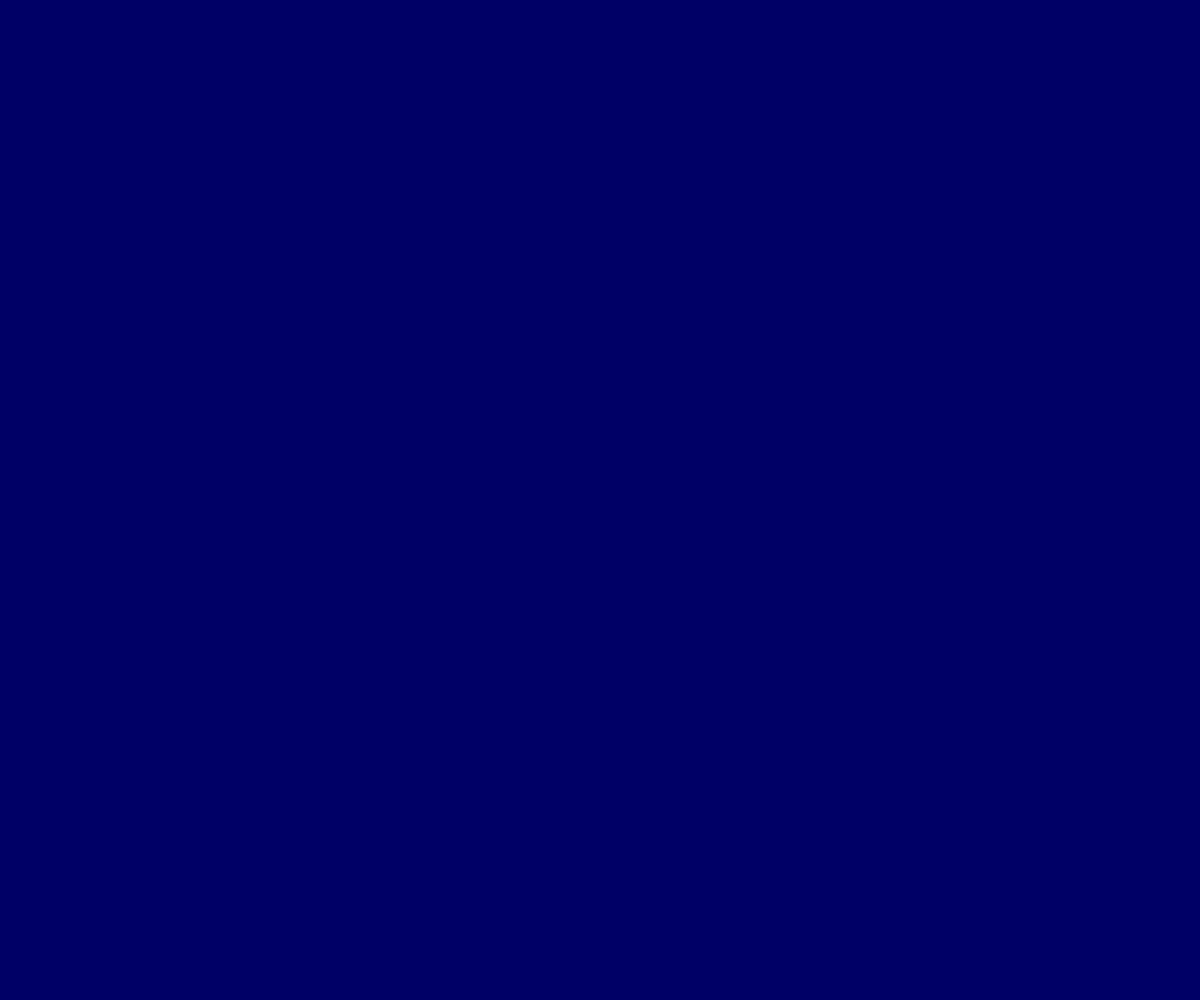
Frame 1 (no input)
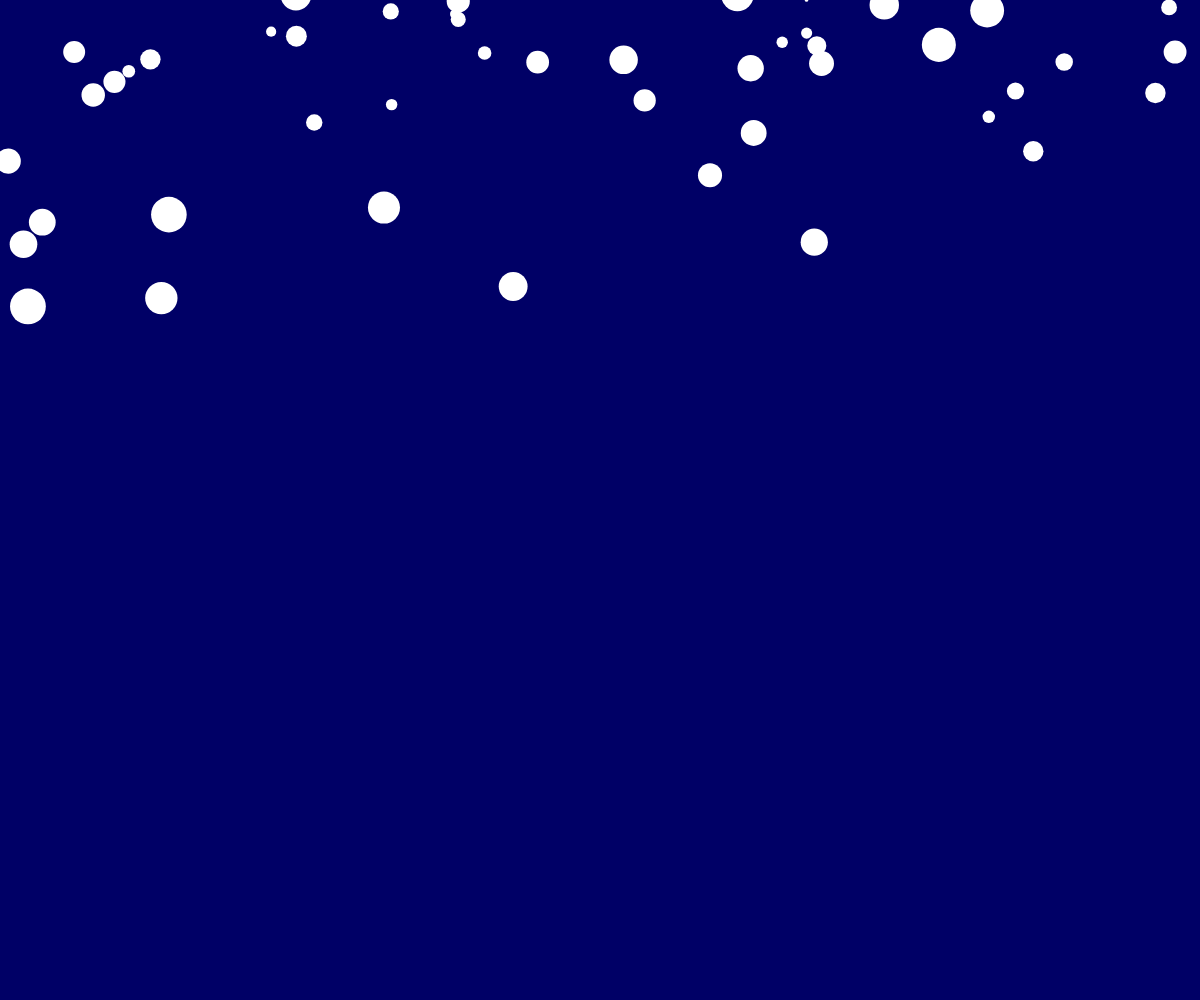
Frame 60 (no input)
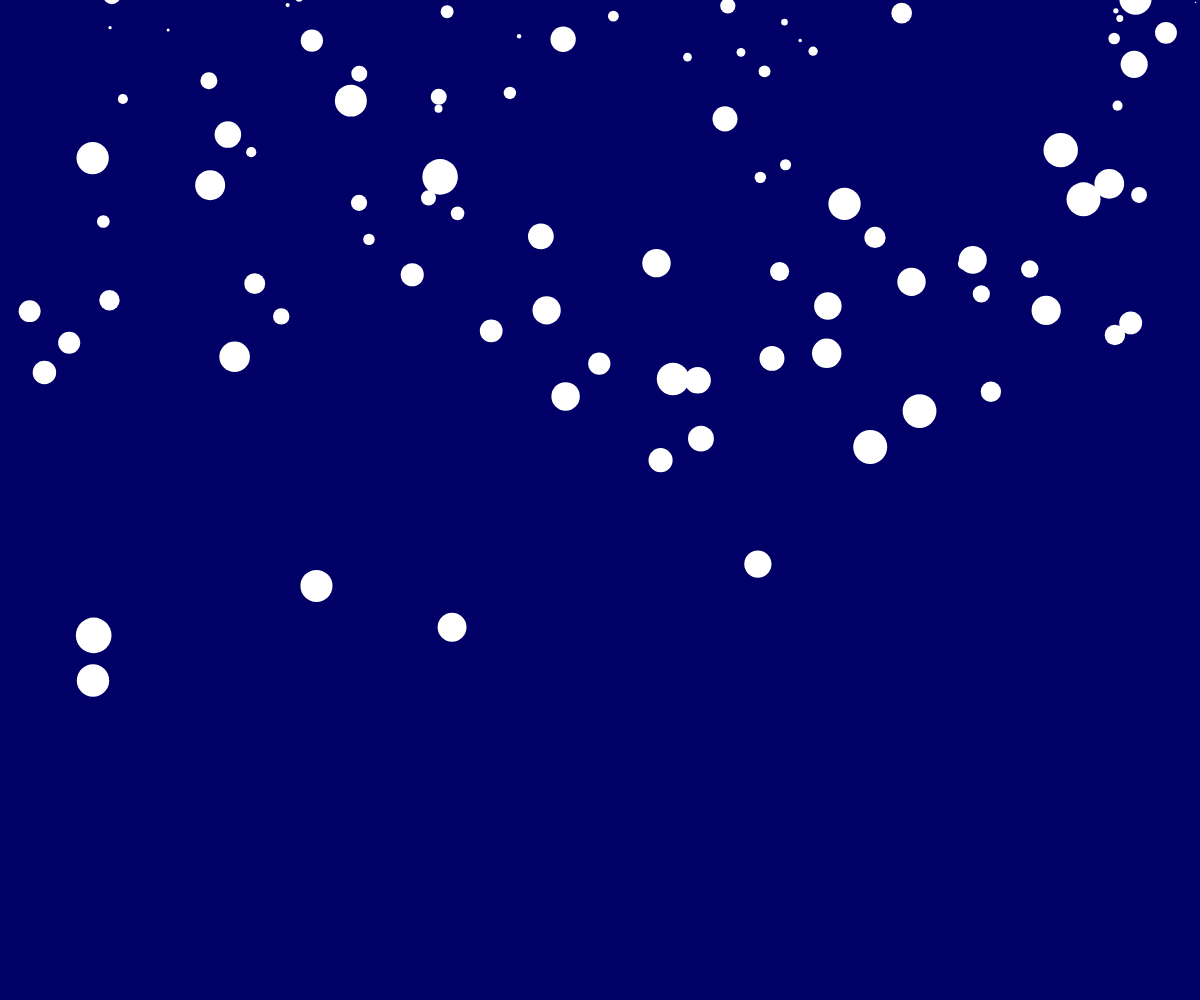
Frame 120 (the mouse pressed at the canvas centre since frame 60)

The p5.js sketch that drew these frames (run headless with seeded random() and noise() and a simulated clock; from frame 60 on, the mouse is pressed at the canvas centre):

// p5.js sketch
// ── sketch.js
let snow = [];
let gravity;

let zOff = 0;

function setup() {
    createCanvas(windowWidth, windowHeight);
    gravity = createVector(0, 0.5);
}

function draw() {
    background(0, 0, 102);
    snow.push(new SnowFlake());

    zOff += 0.1;

    for (flake of snow) {
        let xOff = flake.pos.x / width;
        let yOff = flake.pos.y / innerHeight;
        let wAngle = noise(xOff, yOff, zOff) * TWO_PI;
        let wind = p5.Vector.fromAngle(wAngle);
        wind.mult(0.1);


        flake.applyForce(gravity);
        flake.applyForce(wind);
        flake.update();
        flake.render();
    }

    for (let i = snow.length - 1; i >= 0; i--) {
        if (snow[i].offScreen()) {
            snow.splice(i, 1);
        }
    }

}
// ── snowflake.js
class SnowFlake {
    constructor() {
        let x = random(width);
        let y = random(-100, -10);
        this.pos = createVector(x, y);
        this.vel = createVector(0, 5);
        this.acc = createVector();
        this.r = random(1, 36)
    }


    applyForce(force) {
        let f = force.copy();
        f.mult(this.r);
        this.acc.add(f);
    }

    update() {
        this.xOff = sin(this.angle * 2) * 2 * this.r;
        this.vel.add(this.acc);
        this.vel.limit(this.r * 0.2);
        this.pos.add(this.vel);
        this.acc.mult(0);
    }

    render() {
        stroke(255);
        strokeWeight(this.r);
        point(this.pos.x, this.pos.y);
    }


    offScreen() {
        return (this.pos.y > height + this.r ||
            this.pos.x < -this.r ||
            this.pos.x > width + this.r);
    }
}
